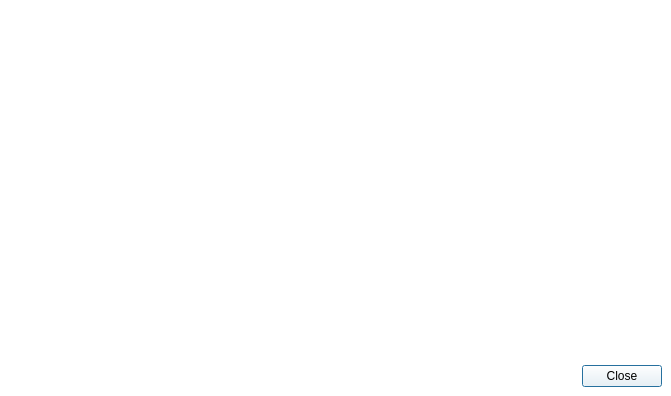
<?xml version="1.0" encoding="UTF-8"?>
<ui version="4.0">
 <class>qSlicerAstroAboutDialog</class>
 <widget class="QDialog" name="qSlicerAstroAboutDialog">
  <property name="geometry">
   <rect>
    <x>0</x>
    <y>0</y>
    <width>671</width>
    <height>396</height>
   </rect>
  </property>
  <property name="sizePolicy">
   <sizepolicy hsizetype="Preferred" vsizetype="Preferred">
    <horstretch>0</horstretch>
    <verstretch>0</verstretch>
   </sizepolicy>
  </property>
  <property name="palette">
   <palette>
    <active>
     <colorrole role="WindowText">
      <brush brushstyle="SolidPattern">
       <color alpha="255">
        <red>0</red>
        <green>0</green>
        <blue>0</blue>
       </color>
      </brush>
     </colorrole>
     <colorrole role="Button">
      <brush brushstyle="SolidPattern">
       <color alpha="255">
        <red>255</red>
        <green>255</green>
        <blue>255</blue>
       </color>
      </brush>
     </colorrole>
     <colorrole role="Light">
      <brush brushstyle="SolidPattern">
       <color alpha="255">
        <red>255</red>
        <green>255</green>
        <blue>255</blue>
       </color>
      </brush>
     </colorrole>
     <colorrole role="Midlight">
      <brush brushstyle="SolidPattern">
       <color alpha="255">
        <red>255</red>
        <green>255</green>
        <blue>255</blue>
       </color>
      </brush>
     </colorrole>
     <colorrole role="Dark">
      <brush brushstyle="SolidPattern">
       <color alpha="255">
        <red>127</red>
        <green>127</green>
        <blue>127</blue>
       </color>
      </brush>
     </colorrole>
     <colorrole role="Mid">
      <brush brushstyle="SolidPattern">
       <color alpha="255">
        <red>170</red>
        <green>170</green>
        <blue>170</blue>
       </color>
      </brush>
     </colorrole>
     <colorrole role="Text">
      <brush brushstyle="SolidPattern">
       <color alpha="255">
        <red>0</red>
        <green>0</green>
        <blue>0</blue>
       </color>
      </brush>
     </colorrole>
     <colorrole role="BrightText">
      <brush brushstyle="SolidPattern">
       <color alpha="255">
        <red>255</red>
        <green>255</green>
        <blue>255</blue>
       </color>
      </brush>
     </colorrole>
     <colorrole role="ButtonText">
      <brush brushstyle="SolidPattern">
       <color alpha="255">
        <red>0</red>
        <green>0</green>
        <blue>0</blue>
       </color>
      </brush>
     </colorrole>
     <colorrole role="Base">
      <brush brushstyle="SolidPattern">
       <color alpha="255">
        <red>255</red>
        <green>255</green>
        <blue>255</blue>
       </color>
      </brush>
     </colorrole>
     <colorrole role="Window">
      <brush brushstyle="SolidPattern">
       <color alpha="255">
        <red>255</red>
        <green>255</green>
        <blue>255</blue>
       </color>
      </brush>
     </colorrole>
     <colorrole role="Shadow">
      <brush brushstyle="SolidPattern">
       <color alpha="255">
        <red>0</red>
        <green>0</green>
        <blue>0</blue>
       </color>
      </brush>
     </colorrole>
     <colorrole role="AlternateBase">
      <brush brushstyle="SolidPattern">
       <color alpha="255">
        <red>255</red>
        <green>255</green>
        <blue>255</blue>
       </color>
      </brush>
     </colorrole>
     <colorrole role="ToolTipBase">
      <brush brushstyle="SolidPattern">
       <color alpha="255">
        <red>255</red>
        <green>255</green>
        <blue>220</blue>
       </color>
      </brush>
     </colorrole>
     <colorrole role="ToolTipText">
      <brush brushstyle="SolidPattern">
       <color alpha="255">
        <red>0</red>
        <green>0</green>
        <blue>0</blue>
       </color>
      </brush>
     </colorrole>
    </active>
    <inactive>
     <colorrole role="WindowText">
      <brush brushstyle="SolidPattern">
       <color alpha="255">
        <red>0</red>
        <green>0</green>
        <blue>0</blue>
       </color>
      </brush>
     </colorrole>
     <colorrole role="Button">
      <brush brushstyle="SolidPattern">
       <color alpha="255">
        <red>255</red>
        <green>255</green>
        <blue>255</blue>
       </color>
      </brush>
     </colorrole>
     <colorrole role="Light">
      <brush brushstyle="SolidPattern">
       <color alpha="255">
        <red>255</red>
        <green>255</green>
        <blue>255</blue>
       </color>
      </brush>
     </colorrole>
     <colorrole role="Midlight">
      <brush brushstyle="SolidPattern">
       <color alpha="255">
        <red>255</red>
        <green>255</green>
        <blue>255</blue>
       </color>
      </brush>
     </colorrole>
     <colorrole role="Dark">
      <brush brushstyle="SolidPattern">
       <color alpha="255">
        <red>127</red>
        <green>127</green>
        <blue>127</blue>
       </color>
      </brush>
     </colorrole>
     <colorrole role="Mid">
      <brush brushstyle="SolidPattern">
       <color alpha="255">
        <red>170</red>
        <green>170</green>
        <blue>170</blue>
       </color>
      </brush>
     </colorrole>
     <colorrole role="Text">
      <brush brushstyle="SolidPattern">
       <color alpha="255">
        <red>0</red>
        <green>0</green>
        <blue>0</blue>
       </color>
      </brush>
     </colorrole>
     <colorrole role="BrightText">
      <brush brushstyle="SolidPattern">
       <color alpha="255">
        <red>255</red>
        <green>255</green>
        <blue>255</blue>
       </color>
      </brush>
     </colorrole>
     <colorrole role="ButtonText">
      <brush brushstyle="SolidPattern">
       <color alpha="255">
        <red>0</red>
        <green>0</green>
        <blue>0</blue>
       </color>
      </brush>
     </colorrole>
     <colorrole role="Base">
      <brush brushstyle="SolidPattern">
       <color alpha="255">
        <red>255</red>
        <green>255</green>
        <blue>255</blue>
       </color>
      </brush>
     </colorrole>
     <colorrole role="Window">
      <brush brushstyle="SolidPattern">
       <color alpha="255">
        <red>255</red>
        <green>255</green>
        <blue>255</blue>
       </color>
      </brush>
     </colorrole>
     <colorrole role="Shadow">
      <brush brushstyle="SolidPattern">
       <color alpha="255">
        <red>0</red>
        <green>0</green>
        <blue>0</blue>
       </color>
      </brush>
     </colorrole>
     <colorrole role="AlternateBase">
      <brush brushstyle="SolidPattern">
       <color alpha="255">
        <red>255</red>
        <green>255</green>
        <blue>255</blue>
       </color>
      </brush>
     </colorrole>
     <colorrole role="ToolTipBase">
      <brush brushstyle="SolidPattern">
       <color alpha="255">
        <red>255</red>
        <green>255</green>
        <blue>220</blue>
       </color>
      </brush>
     </colorrole>
     <colorrole role="ToolTipText">
      <brush brushstyle="SolidPattern">
       <color alpha="255">
        <red>0</red>
        <green>0</green>
        <blue>0</blue>
       </color>
      </brush>
     </colorrole>
    </inactive>
    <disabled>
     <colorrole role="WindowText">
      <brush brushstyle="SolidPattern">
       <color alpha="255">
        <red>127</red>
        <green>127</green>
        <blue>127</blue>
       </color>
      </brush>
     </colorrole>
     <colorrole role="Button">
      <brush brushstyle="SolidPattern">
       <color alpha="255">
        <red>255</red>
        <green>255</green>
        <blue>255</blue>
       </color>
      </brush>
     </colorrole>
     <colorrole role="Light">
      <brush brushstyle="SolidPattern">
       <color alpha="255">
        <red>255</red>
        <green>255</green>
        <blue>255</blue>
       </color>
      </brush>
     </colorrole>
     <colorrole role="Midlight">
      <brush brushstyle="SolidPattern">
       <color alpha="255">
        <red>255</red>
        <green>255</green>
        <blue>255</blue>
       </color>
      </brush>
     </colorrole>
     <colorrole role="Dark">
      <brush brushstyle="SolidPattern">
       <color alpha="255">
        <red>127</red>
        <green>127</green>
        <blue>127</blue>
       </color>
      </brush>
     </colorrole>
     <colorrole role="Mid">
      <brush brushstyle="SolidPattern">
       <color alpha="255">
        <red>170</red>
        <green>170</green>
        <blue>170</blue>
       </color>
      </brush>
     </colorrole>
     <colorrole role="Text">
      <brush brushstyle="SolidPattern">
       <color alpha="255">
        <red>127</red>
        <green>127</green>
        <blue>127</blue>
       </color>
      </brush>
     </colorrole>
     <colorrole role="BrightText">
      <brush brushstyle="SolidPattern">
       <color alpha="255">
        <red>255</red>
        <green>255</green>
        <blue>255</blue>
       </color>
      </brush>
     </colorrole>
     <colorrole role="ButtonText">
      <brush brushstyle="SolidPattern">
       <color alpha="255">
        <red>127</red>
        <green>127</green>
        <blue>127</blue>
       </color>
      </brush>
     </colorrole>
     <colorrole role="Base">
      <brush brushstyle="SolidPattern">
       <color alpha="255">
        <red>255</red>
        <green>255</green>
        <blue>255</blue>
       </color>
      </brush>
     </colorrole>
     <colorrole role="Window">
      <brush brushstyle="SolidPattern">
       <color alpha="255">
        <red>255</red>
        <green>255</green>
        <blue>255</blue>
       </color>
      </brush>
     </colorrole>
     <colorrole role="Shadow">
      <brush brushstyle="SolidPattern">
       <color alpha="255">
        <red>0</red>
        <green>0</green>
        <blue>0</blue>
       </color>
      </brush>
     </colorrole>
     <colorrole role="AlternateBase">
      <brush brushstyle="SolidPattern">
       <color alpha="255">
        <red>255</red>
        <green>255</green>
        <blue>255</blue>
       </color>
      </brush>
     </colorrole>
     <colorrole role="ToolTipBase">
      <brush brushstyle="SolidPattern">
       <color alpha="255">
        <red>255</red>
        <green>255</green>
        <blue>220</blue>
       </color>
      </brush>
     </colorrole>
     <colorrole role="ToolTipText">
      <brush brushstyle="SolidPattern">
       <color alpha="255">
        <red>0</red>
        <green>0</green>
        <blue>0</blue>
       </color>
      </brush>
     </colorrole>
    </disabled>
   </palette>
  </property>
  <property name="windowTitle">
   <string>About Eline</string>
  </property>
  <layout class="QGridLayout" name="gridLayout" columnstretch="1,1,0">
   <property name="leftMargin">
    <number>0</number>
   </property>
   <property name="topMargin">
    <number>0</number>
   </property>
   <property name="rightMargin">
    <number>0</number>
   </property>
   <property name="bottomMargin">
    <number>0</number>
   </property>
   <item row="2" column="0" colspan="3">
    <widget class="QTextBrowser" name="SlicerLinksTextBrowser">
     <property name="sizePolicy">
      <sizepolicy hsizetype="Minimum" vsizetype="Preferred">
       <horstretch>0</horstretch>
       <verstretch>0</verstretch>
      </sizepolicy>
     </property>
     <property name="maximumSize">
      <size>
       <width>16777215</width>
       <height>50</height>
      </size>
     </property>
     <property name="frameShape">
      <enum>QFrame::NoFrame</enum>
     </property>
     <property name="verticalScrollBarPolicy">
      <enum>Qt::ScrollBarAlwaysOff</enum>
     </property>
     <property name="horizontalScrollBarPolicy">
      <enum>Qt::ScrollBarAlwaysOff</enum>
     </property>
     <property name="textInteractionFlags">
      <set>Qt::LinksAccessibleByKeyboard|Qt::LinksAccessibleByMouse</set>
     </property>
     <property name="openExternalLinks">
      <bool>true</bool>
     </property>
    </widget>
   </item>
   <item row="0" column="1" colspan="2">
    <widget class="QTextBrowser" name="CreditsTextBrowser">
     <property name="sizePolicy">
      <sizepolicy hsizetype="Expanding" vsizetype="MinimumExpanding">
       <horstretch>0</horstretch>
       <verstretch>0</verstretch>
      </sizepolicy>
     </property>
     <property name="frameShape">
      <enum>QFrame::NoFrame</enum>
     </property>
     <property name="lineWidth">
      <number>0</number>
     </property>
     <property name="verticalScrollBarPolicy">
      <enum>Qt::ScrollBarAsNeeded</enum>
     </property>
     <property name="horizontalScrollBarPolicy">
      <enum>Qt::ScrollBarAsNeeded</enum>
     </property>
     <property name="readOnly">
      <bool>true</bool>
     </property>
     <property name="openExternalLinks">
      <bool>true</bool>
     </property>
    </widget>
   </item>
   <item row="0" column="0">
    <widget class="ctkThumbnailLabel" name="SlicerLabel" native="true">
     <property name="minimumSize">
      <size>
       <width>256</width>
       <height>0</height>
      </size>
     </property>
     <property name="selectedColor" stdset="0">
      <color alpha="0">
       <red>255</red>
       <green>255</green>
       <blue>255</blue>
      </color>
     </property>
    </widget>
   </item>
   <item row="3" column="2">
    <widget class="QWidget" name="ButtonBoxWidget" native="true">
     <layout class="QHBoxLayout" name="ButtonBoxlLayout">
      <property name="leftMargin">
       <number>0</number>
      </property>
      <property name="topMargin">
       <number>0</number>
      </property>
      <item>
       <widget class="QDialogButtonBox" name="ButtonBox">
        <property name="standardButtons">
         <set>QDialogButtonBox::Close</set>
        </property>
       </widget>
      </item>
     </layout>
    </widget>
   </item>
  </layout>
 </widget>
 <customwidgets>
  <customwidget>
   <class>ctkThumbnailLabel</class>
   <extends>QWidget</extends>
   <header>ctkThumbnailLabel.h</header>
  </customwidget>
 </customwidgets>
 <resources/>
 <connections/>
</ui>
